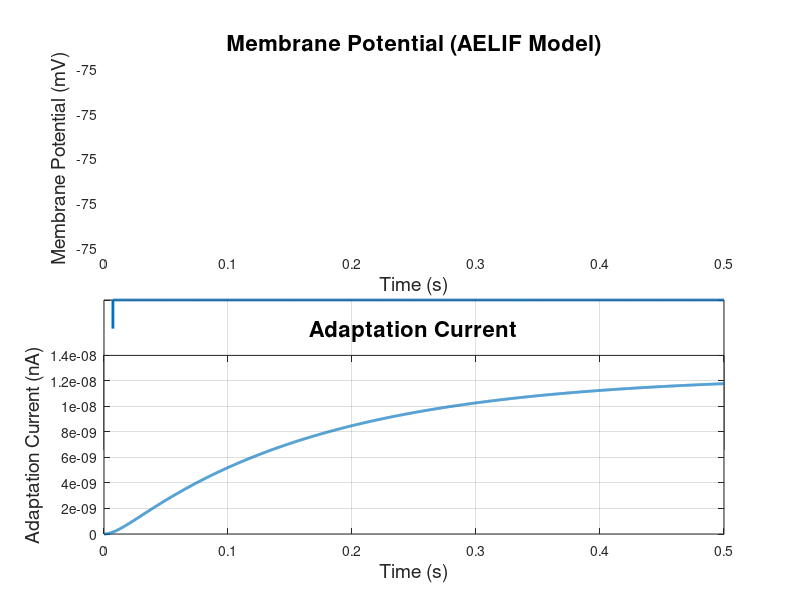

Write the MATLAB code that produced this figure.
% Parameters for the AELIF model (in SI units)
E_L = -75e-3;          % Resting membrane potential (V)
V_th = -50e-3;         % Threshold potential (V)
V_reset = -80e-3;      % Reset potential after spike (V)
Delta_th = 2e-3;       % Exponential slope factor (V)
G_L = 10e-9;           % Leak conductance (S)
C_m = 100e-12;         % Membrane capacitance (F)
a = 2e-9;              % Subthreshold adaptation conductance (S)
b = 0.02e-9;           % Spike-triggered adaptation increment (A)
tau_SRA = 200e-3;      % Adaptation time constant (s)
T = 0.5;               % Total simulation time (s)
dt = 0.1e-3;           % Time step (s)
t = 0:dt:T;            % Time vector

% Initial conditions
V = E_L * ones(1, length(t));    % Membrane potential (V)
I_SRA = zeros(1, length(t));     % Adaptation current (A)
spike_train = zeros(1, length(t)); % Spike train

% Loop to simulate the AELIF model
for i = 2:length(t)
    % Update adaptation current
    dI_SRA = (a * (V(i-1) - E_L) - I_SRA(i-1)) / tau_SRA;
    I_SRA(i) = I_SRA(i-1) + dI_SRA * dt;

    % Update membrane potential using Euler's method
    dV = (G_L * (E_L - V(i-1) + Delta_th * exp((V(i-1) - V_th) / Delta_th)) - I_SRA(i)) / C_m;
    V(i) = V(i-1) + dV * dt;

    % Check for spike
    if V(i) >= V_th
        V(i) = V_reset;          % Reset membrane potential
        I_SRA(i) = I_SRA(i) + b; % Increment adaptation current
        spike_train(i) = 1;      % Record spike
    end
end

% Plotting the results
figure;

% Membrane Potential
subplot(2, 1, 1);
plot(t, V * 1e3, 'LineWidth', 2); % Convert back to mV for display
xlabel('Time (s)', 'FontSize', 14);
ylabel('Membrane Potential (mV)', 'FontSize', 14);
title('Membrane Potential (AELIF Model)', 'FontSize', 16);
grid on;

% Adaptation Current
subplot(2, 1, 2);
plot(t, I_SRA * 1e9, 'LineWidth', 2); % Convert back to nA for display
xlabel('Time (s)', 'FontSize', 14);
ylabel('Adaptation Current (nA)', 'FontSize', 14);
title('Adaptation Current', 'FontSize', 16);
grid on;
